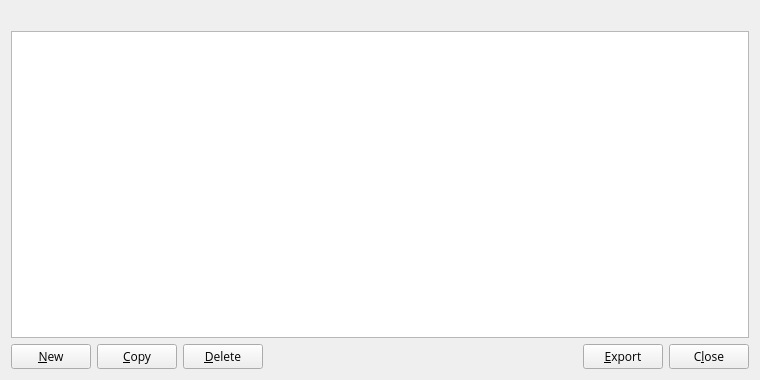
<?xml version="1.0" encoding="UTF-8"?>
<ui version="4.0">
 <class>AddressBookPage</class>
 <widget class="QWidget" name="AddressBookPage">
  <property name="geometry">
   <rect>
    <x>0</x>
    <y>0</y>
    <width>760</width>
    <height>380</height>
   </rect>
  </property>
  <layout class="QVBoxLayout" name="verticalLayout">
   <item>
    <widget class="QLabel" name="labelExplanation">
     <property name="textFormat">
      <enum>Qt::PlainText</enum>
     </property>
     <property name="wordWrap">
      <bool>true</bool>
     </property>
    </widget>
   </item>
   <item>
    <widget class="QTableView" name="tableView">
     <property name="palette">
      <palette>
       <active>
        <colorrole role="Text">
         <brush brushstyle="SolidPattern">
          <color alpha="255">
           <red>51</red>
           <green>51</green>
           <blue>51</blue>
          </color>
         </brush>
        </colorrole>
       </active>
       <inactive>
        <colorrole role="Text">
         <brush brushstyle="SolidPattern">
          <color alpha="255">
           <red>51</red>
           <green>51</green>
           <blue>51</blue>
          </color>
         </brush>
        </colorrole>
       </inactive>
       <disabled>
        <colorrole role="Text">
         <brush brushstyle="SolidPattern">
          <color alpha="255">
           <red>85</red>
           <green>85</green>
           <blue>85</blue>
          </color>
         </brush>
        </colorrole>
       </disabled>
      </palette>
     </property>
     <property name="contextMenuPolicy">
      <enum>Qt::CustomContextMenu</enum>
     </property>
     <property name="toolTip">
      <string>Right-click to edit address or label</string>
     </property>
     <property name="tabKeyNavigation">
      <bool>false</bool>
     </property>
     <property name="alternatingRowColors">
      <bool>true</bool>
     </property>
     <property name="selectionMode">
      <enum>QAbstractItemView::SingleSelection</enum>
     </property>
     <property name="selectionBehavior">
      <enum>QAbstractItemView::SelectRows</enum>
     </property>
     <property name="sortingEnabled">
      <bool>true</bool>
     </property>
     <attribute name="verticalHeaderVisible">
      <bool>false</bool>
     </attribute>
    </widget>
   </item>
   <item>
    <layout class="QHBoxLayout" name="horizontalLayout">
     <item>
      <widget class="QPushButton" name="newAddress">
       <property name="font">
        <font>
         <family>Open Sans</family>
        </font>
       </property>
       <property name="toolTip">
        <string>Create a new address</string>
       </property>
       <property name="text">
        <string>&amp;New</string>
       </property>
       <property name="icon">
        <iconset resource="../cannabits.qrc">
         <normaloff>:/icons/add</normaloff>:/icons/add</iconset>
       </property>
       <property name="autoDefault">
        <bool>false</bool>
       </property>
      </widget>
     </item>
     <item>
      <widget class="QPushButton" name="copyAddress">
       <property name="font">
        <font>
         <family>Open Sans</family>
        </font>
       </property>
       <property name="toolTip">
        <string>Copy the currently selected address to the system clipboard</string>
       </property>
       <property name="text">
        <string>&amp;Copy</string>
       </property>
       <property name="icon">
        <iconset resource="../cannabits.qrc">
         <normaloff>:/icons/editcopy</normaloff>:/icons/editcopy</iconset>
       </property>
       <property name="autoDefault">
        <bool>false</bool>
       </property>
      </widget>
     </item>
     <item>
      <widget class="QPushButton" name="deleteAddress">
       <property name="font">
        <font>
         <family>Open Sans</family>
        </font>
       </property>
       <property name="toolTip">
        <string>Delete the currently selected address from the list</string>
       </property>
       <property name="text">
        <string>&amp;Delete</string>
       </property>
       <property name="icon">
        <iconset resource="../cannabits.qrc">
         <normaloff>:/icons/remove</normaloff>:/icons/remove</iconset>
       </property>
       <property name="autoDefault">
        <bool>false</bool>
       </property>
      </widget>
     </item>
     <item>
      <spacer name="horizontalSpacer">
       <property name="orientation">
        <enum>Qt::Horizontal</enum>
       </property>
       <property name="sizeHint" stdset="0">
        <size>
         <width>40</width>
         <height>20</height>
        </size>
       </property>
      </spacer>
     </item>
     <item>
      <widget class="QPushButton" name="exportButton">
       <property name="font">
        <font>
         <family>Open Sans</family>
        </font>
       </property>
       <property name="toolTip">
        <string>Export the data in the current tab to a file</string>
       </property>
       <property name="text">
        <string>&amp;Export</string>
       </property>
       <property name="icon">
        <iconset resource="../cannabits.qrc">
         <normaloff>:/icons/export</normaloff>:/icons/export</iconset>
       </property>
       <property name="autoDefault">
        <bool>false</bool>
       </property>
      </widget>
     </item>
     <item>
      <widget class="QPushButton" name="closeButton">
       <property name="sizePolicy">
        <sizepolicy hsizetype="Minimum" vsizetype="Minimum">
         <horstretch>0</horstretch>
         <verstretch>0</verstretch>
        </sizepolicy>
       </property>
       <property name="font">
        <font>
         <family>Open Sans</family>
        </font>
       </property>
       <property name="text">
        <string>C&amp;lose</string>
       </property>
       <property name="autoDefault">
        <bool>false</bool>
       </property>
      </widget>
     </item>
    </layout>
   </item>
  </layout>
 </widget>
 <resources>
  <include location="../cannabits.qrc"/>
 </resources>
 <connections/>
</ui>
